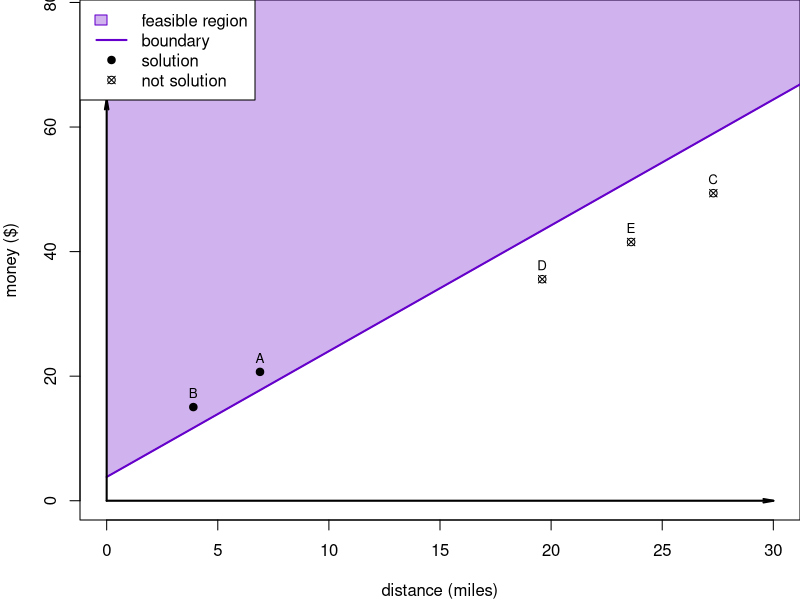

Source code (R):
## ---- chunk 1
n = 5
xmax = 30
m = round(runif(1,0.5,3),2)
b = round(runif(1,0.5,10),2)
while(T){
    lem = sample(c(-1,1),n,T)
    x = round(runif(n,2,xmax),1)
    y = round(m*x+b+lem*(runif(n,(m*x+b)/8,(m*x+b)/3)),2)
    if(length(unique(x))==n && length(unique(y))==n && length(unique(lem))==2 &&
       min(diff(sort(x)))>2){break}
}

mp = sprintf("%.2f",m)
bp = sprintf("%.2f",b)
yp = sprintf("%.2f",y)


names = c("Arnold","Betty","Chester","Denali","Edward")
isin = lem==1
addstr = c(" NOT "," ")[isin+1]
ynstr = c("No, ","Yes, ")[isin+1]
solstr = paste0("* ",ynstr,names," can",addstr," afford to go ",x," miles with \\$",yp," in pocket.",collapse="\n")

sols = c("01","10")

al = "* yes\n* no"
al = paste0(rep(al,n),collapse="\n")

sol = paste0(sols[isin+1],collapse="|")

## ---- chunk 2
pnts = paste0("(",x,",",y,")",collapse="\n\n")
## ---- chunk 3
par(mar=c(4,4,0,0))
ymax = max(c(m*xmax+b,y))
xx = c(0,xmax*1.2)
yy = m*xx+b
plot(xx,yy,"l",xlim=c(0,xmax),ylim=c(0,ymax*1.2),xlab="distance (miles)",ylab="money ($)")
polygon(c(xx,xmax,0),c(yy,ymax*1.5,ymax*1.5),col=rgb(0.4,0,0.8,0.3),border=NA)
lines(xx,yy,col=rgb(0.4,0,0.8),lwd=2)

text(30,m*60+b,"feasible\nregion",col=rgb(0.4,0,0.8))

arrows(0,0,0,m*xmax+b,0.1,10,lwd=2)
arrows(0,0,xmax,0,0.1,10,lwd=2)

points(x,y,pch=16+lem*3)
text(x,y,LETTERS[1:n],adj=c(0.5,-0.9),cex=0.8)

legend("topleft",c("feasible region","boundary","solution","not solution"),fill=c(rgb(0.4,0,0.8,0.3),NA,NA,NA),lwd=c(2,2,NA,NA),pch=c(NA,NA,19,13),
       col=c(NA,rgb(0.4,0,0.8),"black","black"),border=c(rgb(0.4,0,0.8),NA,NA,NA))
